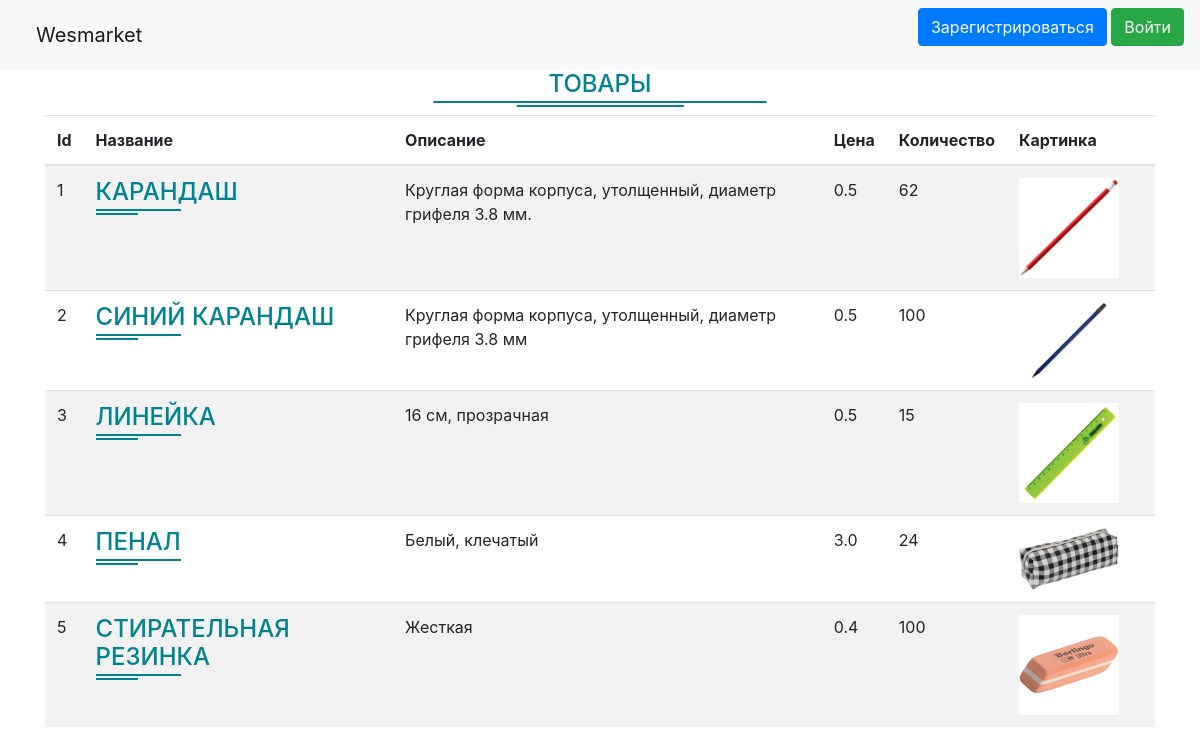
The page / on the database its author committed.
### data/items.py (models this page shows, shortened)
class Item(SqlAlchemyBase, SerializerMixin):
    __tablename__ = 'item'
    id = sqlalchemy.Column(sqlalchemy.Integer, primary_key=True, autoincrement=True)
    name = sqlalchemy.Column(sqlalchemy.String, nullable=True)
    description = sqlalchemy.Column(sqlalchemy.String, nullable=True)
    price = sqlalchemy.Column(sqlalchemy.Float, nullable=True)
    img = sqlalchemy.Column(sqlalchemy.String, nullable=True)
    quantity = sqlalchemy.Column(sqlalchemy.Integer, nullable=True)

### main.py (the view)
@app.route('/')
def base():
    items = db_sess.query(Item).all()
    return render_template('main.html', title='Главная', item_list=items, css=url_for('static', filename='css/main.css'))

### templates/main.html (shortened to what this page needs)
{% extends "base.html" %}
{% block content %}
<div align="center" class="header-h1">
  <h1>Товары</h1>
</div>
{% if item_list %}
<table class="table table-striped">
                <thead class="thead-inverse">
                        <tr><th>Id</th><th>Название</th><th>Описание</th><th>Цена</th><th>Количество</th><th>Картинка</th><th> </th></tr>
                </thead>
        {% for item in item_list %}
        <tr><td>{{ item.id }}</td><td><div class="header-h1 header-h1-left"><h1>{{ item.name }}</h1></div></td><td>{{ item.description }}</td><td>{{ item.price }}</td><td>{{ item.quantity }}</td><td><img src="/static/img/{{ item.img }}" width="100"></td>
        {% if current_user.is_authenticated and current_user.moder %}
                <td>
                 <a href="/buy/{{ item.id }}" class="btn btn-success">Оформить заказ</a>
                <a href="/edit/{{ item.id }}" class="btn btn-outline-warning">Редактировать</a>
                <a href="/delete/{{ item.id }}" class="btn btn-outline-danger">Удалить</a>
                </td>
        {% elif current_user.is_authenticated %}
                <td><a href="/buy/{{ item.id }}" class="btn btn-success">Оформить заказ</a></td>
        {% else %}
                <td> </td>
        {% endif %}
        </tr>
        {% endfor %}
</table>
{% endif %}
{% endblock %}

### templates/main.html (style rules this page uses)
.header-h1 h1 { position: relative; padding-bottom: .5rem; font-size: 1.5rem; text-transform: uppercase; text-align: center; color: #00838f; }
.header-h1 h1::before { content: ""; position: absolute; border-bottom: 2px solid #00838f; bottom: .25rem; left: 50%; width: 30%; transform: translateX(-50%); }
.header-h1 h1::after { content: ""; position: absolute; border-bottom: 2px solid #00838f; bottom: 0; left: 50%; width: 15%; transform: translateX(-50%); }
.header-h1-left h1 { text-align: left; }
.header-h1-left h1::before, .header-h1-left h1::after { left: 0; transform: translateX(0); }

### rows shown on the page
Item: id "1", name "КАРАНДАШ", description "Круглая форма корпуса, утолщенный, диаметр грифеля 3.8 мм.", price "0.5", quantity "62", img (picture)
Item: id "2", name "СИНИЙ КАРАНДАШ", description "Круглая форма корпуса, утолщенный, диаметр грифеля 3.8 мм", price "0.5", quantity "100", img (picture)
Item: id "3", name "ЛИНЕЙКА", description "16 см, прозрачная", price "0.5", quantity "15", img (picture)
Item: id "4", name "ПЕНАЛ", description "Белый, клечатый", price "3.0", quantity "24", img (picture)
Item: id "5", name "СТИРАТЕЛЬНАЯ РЕЗИНКА", description "Жесткая", price "0.4", quantity "100", img (picture)
